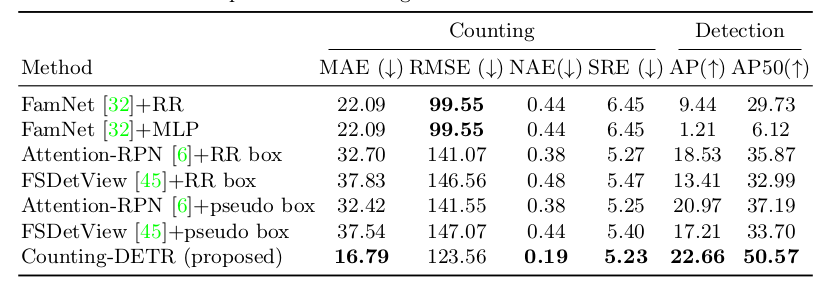
#> input picture Counting-DETR-master/images/FSCD_147.png, 819 x 284 px, found by its file name; its folder holds only this picture in this run
$ python rgb.py
#> lines starting #> are read from the running program, lines starting #| are printed output that depends on the picture
#> further down, image is the input picture: shape (284, 819, 3); mean B, G, R 235.2, 235.7, 235.2
import numpy as np
import os
import cv2

def normalize_rgb(image):
    epslon = 1e-6  # 防止RGB值全为0时出现除零错误
    normalize = np.zeros_like(image, dtype=np.float32)
    sum_rgb = np.sum(image, axis=2) + epslon  # 计算每个像素RGB通道值之和
    normalize[:, :, 0] = image[:, :, 0] / sum_rgb  # 归一化红色通道
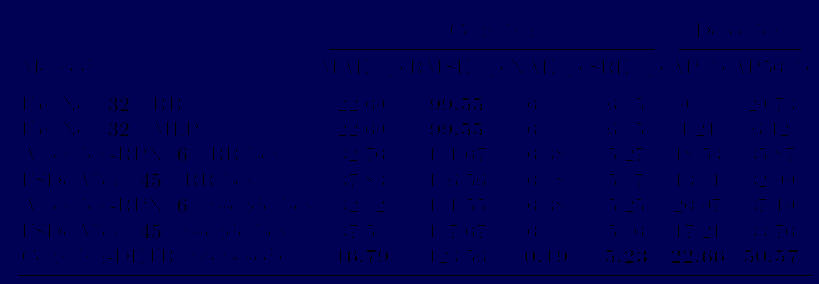
#> normalize: shape (284, 819, 3) float32; mean B, G, R 0.327, 0, 0
    normalize[:, :, 1] = image[:, :, 1] / sum_rgb  # 归一化绿色通道
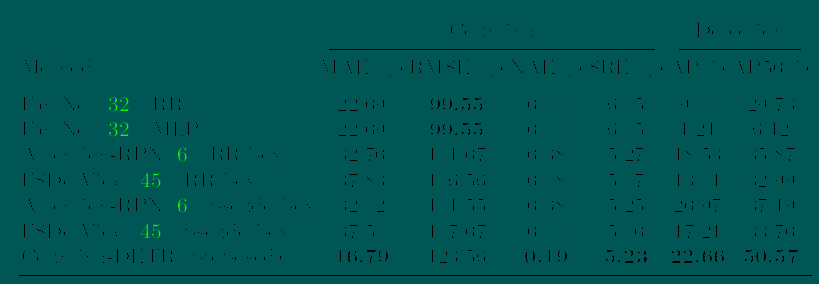
#> normalize: shape (284, 819, 3) float32; mean B, G, R 0.327, 0.329, 0
    normalize[:, :, 2] = image[:, :, 2] / sum_rgb  # 归一化蓝色通道
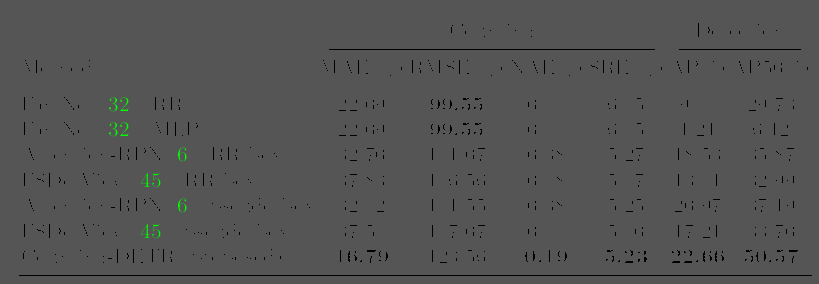
#> normalize: shape (284, 819, 3) float32; mean B, G, R 0.327, 0.329, 0.327
    return normalize

# 示例用法
# image是输入的RGB图像，数据类型为numpy数组
# 调用normalize_rgb函数进行归一化处理
# normalized_image是归一化后的图像，数据类型为numpy数组
images_dir = "./test/images"
save_dir = "./test/results"

# 获取文件夹下所有文件名
file_names = os.listdir(images_dir)

# 遍历文件名列表
for file_name in file_names:
    image_path = os.path.join(images_dir, file_name)
    # 载入图像
    image = cv2.imread(image_path)  # 替换为你的图像路径

    normalized_image = normalize_rgb(image)
    # 将浮点数类型转换为整数类型（0-255）
    normalized_image = (normalized_image * 255).astype(np.uint8)

    save_path = os.path.join(save_dir, file_name)

    cv2.imwrite(save_path, normalized_image)

$ run again, on Counting-DETR-master/images/FSCD_LVIS.png
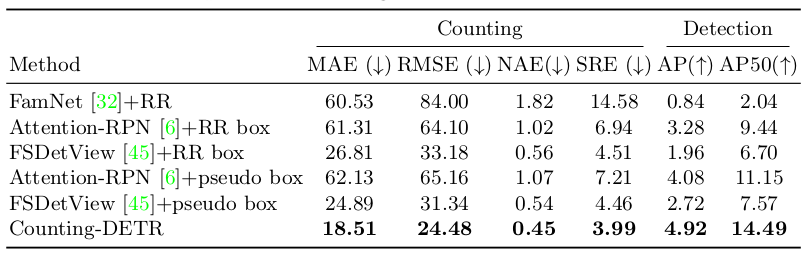
#> input picture Counting-DETR-master/images/FSCD_LVIS.png, 806 x 255 px, found by its file name
#> image is the input picture: shape (255, 806, 3); mean B, G, R 235.5, 235.8, 235.5
#> in normalize_rgb, `normalize[:, :, 1] = image[:, :, 1] / sum_rgb`:
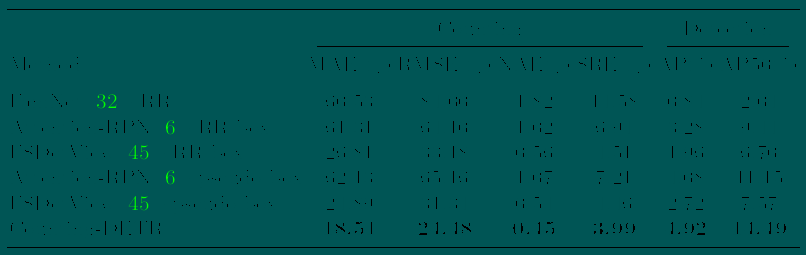
#> normalize: shape (255, 806, 3) float32; mean B, G, R 0.326, 0.327, 0
#> in normalize_rgb, `normalize[:, :, 2] = image[:, :, 2] / sum_rgb`:
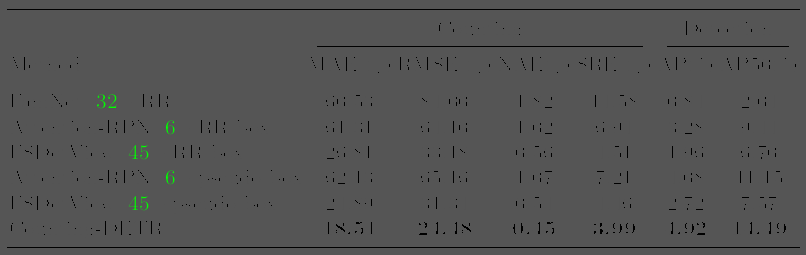
#> normalize: shape (255, 806, 3) float32; mean B, G, R 0.326, 0.327, 0.326

$ run again, on Counting-DETR-master/images/MainArch.png
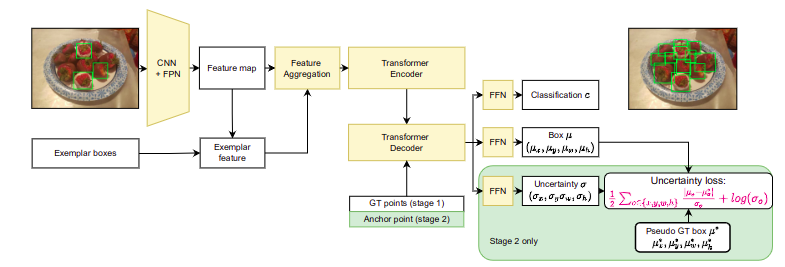
#> input picture Counting-DETR-master/images/MainArch.png, 785 x 267 px, found by its file name
#> image is the input picture: shape (267, 785, 3); mean B, G, R 225.7, 234.3, 234.9
#> in normalize_rgb, `normalize[:, :, 1] = image[:, :, 1] / sum_rgb`:
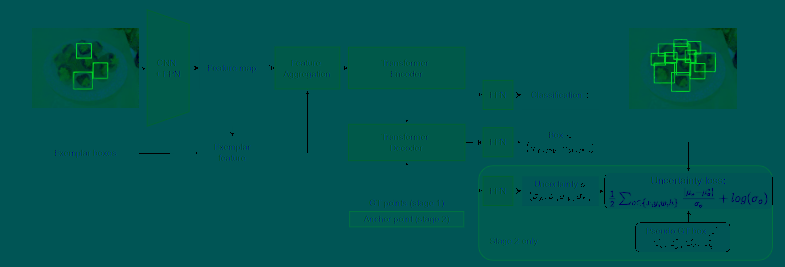
#> normalize: shape (267, 785, 3) float32; mean B, G, R 0.319, 0.336, 0
#> in normalize_rgb, `normalize[:, :, 2] = image[:, :, 2] / sum_rgb`:
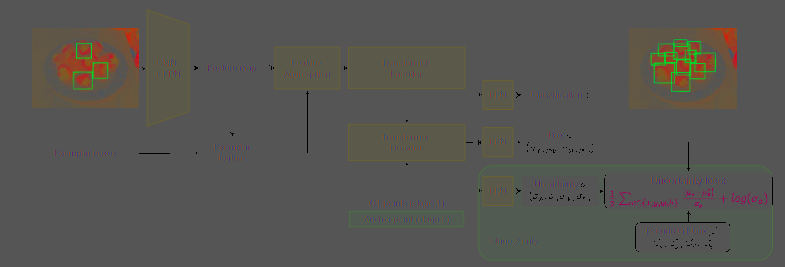
#> normalize: shape (267, 785, 3) float32; mean B, G, R 0.319, 0.336, 0.341
